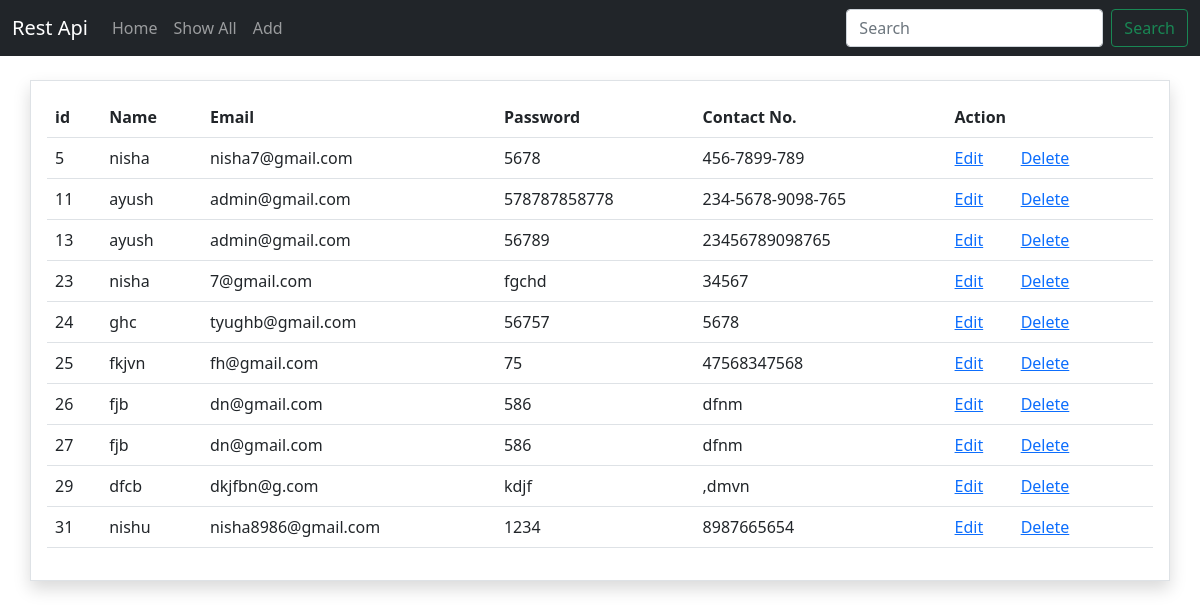
Page /show/ on the committed database.
### api/models.py (models this page shows)
class Employee(models.Model):
    name = models.CharField(max_length=80)
    email = models.EmailField()
    password = models.CharField(max_length=30)
    contact_no = models.CharField(max_length=80)

### api/views.py (the view)
# urls.py: path('show/', views.show, name='showpage'),
def show(request):
    employee = Employee.objects.all
    return render(request, 'show.html', {'emp': employee})

### templates/show.html
{% extends 'base.html' %}
{% block content %}
    <div class="container border shadow mt-4 p-3">
        <table class="table">
            <tr>
                <th scope="col">id</th>
                <th scope="col">Name</th>
                <th scope="col">Email</th>
                <th scope="col">Password</th>
                <th scope="col">Contact No.</th>
                <th scope="col">Action</th>
            </tr>
            {% for list in emp %}
                <tr>
                    <td>{{ list.id }}</td>
                    <td>{{ list.name }}</td>
                    <td>{{ list.email }}</td>
                    <td>{{ list.password }}</td>
                    <td>{{ list.contact_no }}</td>
                <td>
                    <a href="/edit/{{ list.id }}">Edit</a> &nbsp; &nbsp; &nbsp; &nbsp;
                    <a href="/delete/{{ list.id }}">Delete</a>
                </td>
                </tr>
            {% endfor %}
        </table>
    </div>
{% endblock %}

### templates/base.html (shortened to what this page needs)
{% load static %}
<!DOCTYPE html>
<html lang="en">
<head>
    <link href="https://cdn.jsdelivr.net/npm/bootstrap@5.0.0-beta1/dist/css/bootstrap.min.css" rel="stylesheet">
</head>
<body>
<nav class="navbar navbar-expand-lg navbar-dark bg-dark">
  <div class="container-fluid">
    <a class="navbar-brand" >Rest Api</a>
    <div class="collapse navbar-collapse" id="navbarSupportedContent">
      <ul class="navbar-nav me-auto mb-2 mb-lg-0">
        <li class="nav-item">
          <a class="nav-link " aria-current="page" href="/">Home</a>
        </li>
        <li class="nav-item">
          <a class="nav-link" href="/show">Show All</a>
        </li>
        <li class="nav-item">
          <a class="nav-link" href="/load_form">Add</a>
        </li>
      </ul>
      <form class="d-flex" method="post" action="/search">
        <input name="name" class="form-control me-2" type="search" placeholder="Search" aria-label="Search">
        <button class="btn btn-outline-success" type="submit">Search</button>
      </form>
    </div>
  </div>
</nav>
{% block content %}{% endblock %}
</body>
</html>

### rows in the picture
Employee: id "5", name "nisha", email "nisha7@gmail.com", password "5678", contact_no "456-7899-789"
Employee: id "11", name "ayush", email "admin@gmail.com", password "578787858778", contact_no "234-5678-9098-765"
Employee: id "13", name "ayush", email "admin@gmail.com", password "56789", contact_no "23456789098765"
Employee: id "23", name "nisha", email "7@gmail.com", password "fgchd", contact_no "34567"
Employee: id "24", name "ghc", email "tyughb@gmail.com", password "56757", contact_no "5678"
Employee: id "25", name "fkjvn", email "fh@gmail.com", password "75", contact_no "47568347568"
Employee: id "26", name "fjb", email "dn@gmail.com", password "586", contact_no "dfnm"
Employee: id "27", name "fjb", email "dn@gmail.com", password "586", contact_no "dfnm"
Employee: id "29", name "dfcb", email "dkjfbn@g.com", password "kdjf", contact_no ",dmvn"
Employee: id "31", name "nishu", email "nisha8986@gmail.com", password "1234", contact_no "8987665654"
